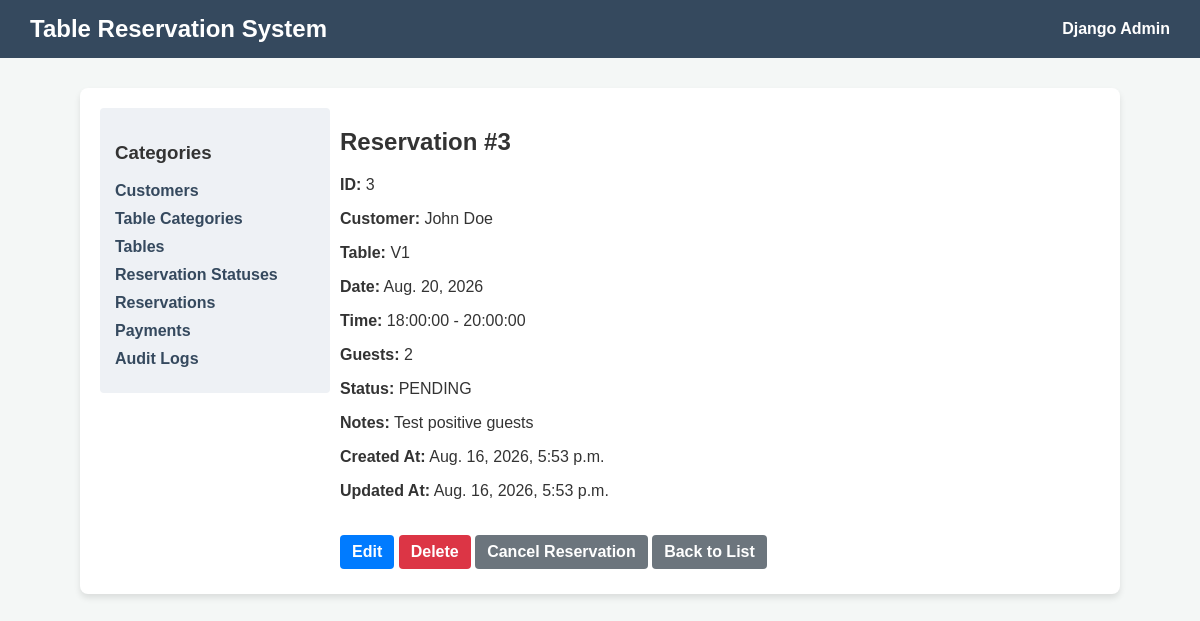
The page /reservations/3/ on the database its author committed.
### reservation_app/models.py (models this page shows, shortened)
class Table(models.Model):
    table_category = models.ForeignKey(TableCategory, on_delete=models.CASCADE, related_name='tables')
    table_number = models.CharField(max_length=50, unique=True)
    capacity = models.PositiveIntegerField()
    location = models.CharField(max_length=100)
    is_active = models.BooleanField(default=True)
    created_at = models.DateTimeField(auto_now_add=True)
    updated_at = models.DateTimeField(auto_now=True)
    class Meta:
        ordering = ['table_number']

class Reservation(models.Model):
    customer = models.ForeignKey(Customer, on_delete=models.CASCADE, related_name='reservations')
    table = models.ForeignKey(Table, on_delete=models.CASCADE, related_name='reservations')
    reservation_date = models.DateField()
    start_time = models.TimeField()
    end_time = models.TimeField()
    guests = models.PositiveIntegerField()
    status = models.ForeignKey(ReservationStatus, on_delete=models.PROTECT, related_name='reservations')
    notes = models.TextField(null=True, blank=True)
    created_at = models.DateTimeField(auto_now_add=True)
    updated_at = models.DateTimeField(auto_now=True)
    class Meta:
        ordering = ['-reservation_date', '-start_time']

class ReservationStatus(models.Model):
    name = models.CharField(max_length=50, unique=True)
    description = models.TextField()
    is_active = models.BooleanField(default=True)
    created_at = models.DateTimeField(auto_now_add=True)
    updated_at = models.DateTimeField(auto_now=True)
    class Meta:
        verbose_name_plural = "Reservation Statuses"
        ordering = ['name']

### reservation_app/views.py (the view)
# urls.py: path('reservations/<int:pk>/', views.ReservationDetailView.as_view(), name='reservation_detail'),
@method_decorator(csrf_exempt, name='dispatch')
class ReservationDetailView(View):
    def get(self, request, pk):
        reservation = get_object_or_404(Reservation, pk=pk)
        if wants_json(request):
            return JsonResponse({'id': reservation.id, 'customer': reservation.customer.id, 'table': reservation.table.id})
        fields = {
            'ID': reservation.id,
            'Customer': f"{reservation.customer.first_name} {reservation.customer.last_name}",
            'Table': reservation.table.table_number,
            'Date': reservation.reservation_date,
            'Time': f"{reservation.start_time} - {reservation.end_time}",
            'Guests': reservation.guests,
            'Status': reservation.status.name,
            'Notes': reservation.notes,
            'Created At': reservation.created_at,
            'Updated At': reservation.updated_at
        }
        return render(request, 'reservation_app/detail.html', {
            'title': f"Reservation #{reservation.id}",
            'fields': fields,
            'edit_url': reverse('reservation_app:reservation_update', args=[reservation.id]),
            'cancel_url': reverse('reservation_app:reservation_cancel', args=[reservation.id]),
            'delete_url': reverse('reservation_app:reservation_delete', args=[reservation.id]),
            'list_url': reverse('reservation_app:reservation_list')
        })

### reservation_app/views.py (called while the page is built)
def wants_json(request):
    return (
        request.headers.get('Accept') == 'application/json' or
        request.GET.get('format') == 'json' or
        request.content_type == 'application/json'
    )

### reservation_app/templates/reservation_app/detail.html (shortened to what this page needs)
{% extends 'reservation_app/base.html' %}
{% block content %}
    <h2>{{ title }}</h2>
    <div style="margin-top: 20px;">
        {% for label, val in fields.items %}
            <p><strong>{{ label }}:</strong> {{ val }}</p>
        {% endfor %}
    </div>
    <div style="margin-top: 30px;">
        {% if edit_url %}
            <a href="{{ edit_url }}" class="btn btn-primary">Edit</a>
        {% endif %}
        {% if delete_url %}
            <a href="{{ delete_url }}" class="btn btn-danger">Delete</a>
        {% endif %}
        {% if cancel_url %}
            <a href="{{ cancel_url }}" class="btn btn-secondary">Cancel Reservation</a>
        {% endif %}
        <a href="{{ list_url }}" class="btn btn-secondary">Back to List</a>
    </div>
{% endblock %}

### reservation_app/templates/reservation_app/base.html (style rules this page uses)
body { font-family: sans-serif; margin: 0; padding: 0; background-color: #f4f7f6; color: #333; }
.btn { display: inline-block; padding: 8px 12px; margin: 5px 0; text-decoration: none; border-radius: 4px; font-weight: bold; text-align: center; }
.btn-primary { background: #007bff; color: white; border: none; cursor: pointer; }
.btn-danger { background: #dc3545; color: white; }
.btn-secondary { background: #6c757d; color: white; }

### rows shown on the page
Table: fields "V1"
Reservation: fields "Aug. 20, 2026" "Test positive guests" "Aug. 16, 2026, 5:53 p.m." "Aug. 16, 2026, 5:53 p.m."
ReservationStatus: fields "PENDING"

### other values the page prints
{{ title }} "Reservation #3"
{{ label }} "ID" "Customer" "Table" "Date" "Time" "Guests" "Status" "Notes" "Created At" "Updated At"
{{ val }} "3" "John Doe" "18:00:00 - 20:00:00" "2"
